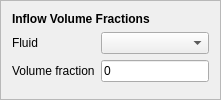
        <widget class="QFrame" name="volumeFractionsFrame">
         <property name="frameShape">
          <enum>QFrame::StyledPanel</enum>
         </property>
         <property name="frameShadow">
          <enum>QFrame::Raised</enum>
         </property>
         <layout class="QFormLayout" name="formLayout">
          <item row="1" column="0">
           <widget class="QLabel" name="label_9">
            <property name="text">
             <string>Fluid</string>
            </property>
           </widget>
          </item>
          <item row="2" column="0">
           <widget class="QLabel" name="label_16">
            <property name="toolTip">
             <string>The proportion of each computational cell composed of the fluid selected.</string>
            </property>
            <property name="text">
             <string>Volume fraction</string>
            </property>
           </widget>
          </item>
          <item row="1" column="1">
           <widget class="QComboBox" name="comboFluid"/>
          </item>
          <item row="2" column="1">
           <widget class="Gui::InputField" name="inputVolumeFraction">
            <property name="text">
             <string notr="true">0</string>
            </property>
            <property name="singleStep" stdset="0">
             <double>0.100000000000000</double>
            </property>
            <property name="minimum" stdset="0">
             <double>0.000000000000000</double>
            </property>
            <property name="maximum" stdset="0">
             <double>1.000000000000000</double>
            </property>
            <property name="unit" stdset="0">
             <string notr="true"/>
            </property>
            <property name="format" stdset="0">
             <string notr="true">g</string>
            </property>
           </widget>
          </item>
          <item row="0" column="0" colspan="2">
           <widget class="QLabel" name="label_8">
            <property name="font">
             <font>
              <weight>75</weight>
              <bold>true</bold>
             </font>
            </property>
            <property name="text">
             <string>Inflow Volume Fractions</string>
            </property>
           </widget>
          </item>
         </layout>
        </widget>
